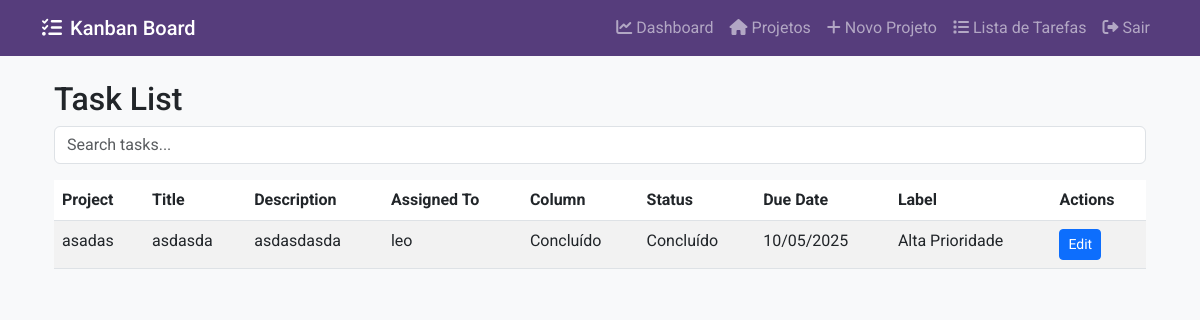
Page /tasks/ (signed in) on the earlier database version.
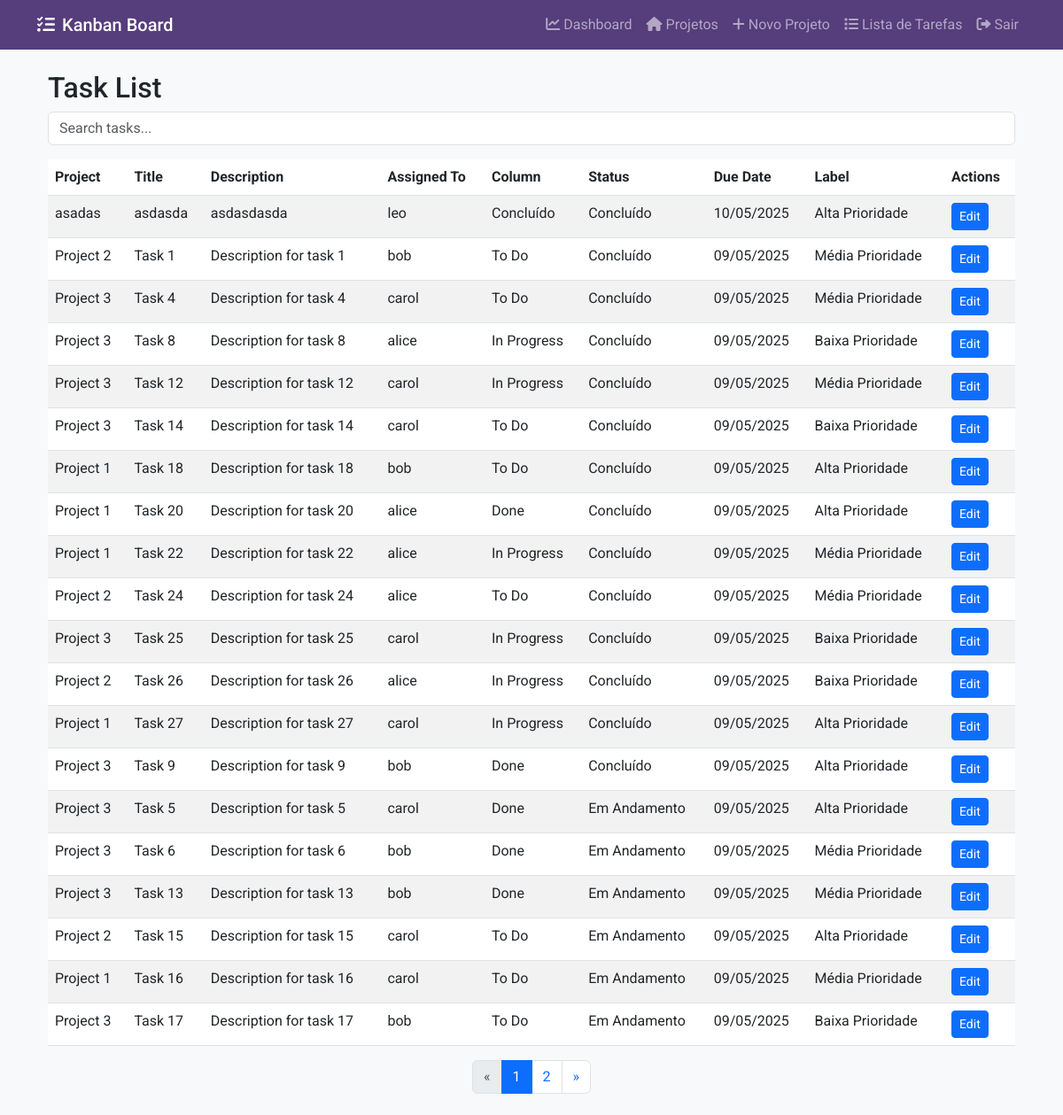
Same page on the later database version.
### boards/models.py (models this page shows, shortened)
class Task(models.Model):
    LABEL_CHOICES = [
        ('low', 'Baixa Prioridade'),
        ('medium', 'Média Prioridade'),
        ('high', 'Alta Prioridade'),
    ]
    STATUS_CHOICES = [
        ('todo', 'A Fazer'),
        ('in_progress', 'Em Andamento'),
        ('done', 'Concluído'),
    ]
    title = models.CharField(max_length=200)
    description = models.TextField(blank=True)
    column = models.ForeignKey(Column, on_delete=models.CASCADE, related_name='tasks')
    created_by = models.ForeignKey(User, on_delete=models.CASCADE, related_name='created_tasks')
    assigned_to = models.ForeignKey(User, on_delete=models.SET_NULL, null=True, blank=True, related_name='assigned_tasks')
    due_date = models.DateField(null=True, blank=True)
    created_at = models.DateTimeField(auto_now_add=True)
    order = models.PositiveIntegerField(default=0)
    label = models.CharField(max_length=10, choices=LABEL_CHOICES, default='medium')
    status = models.CharField(max_length=20, choices=STATUS_CHOICES, default='todo')
    class Meta:
        ordering = ['order', 'created_at']

class Column(models.Model):
    title = models.CharField(max_length=100)
    project = models.ForeignKey(Project, on_delete=models.CASCADE, related_name='columns')
    order = models.PositiveIntegerField(default=0)
    created_at = models.DateTimeField(auto_now_add=True)
    class Meta:
        ordering = ['order']

class Project(models.Model):
    title = models.CharField(max_length=200)
    description = models.TextField(blank=True)
    created_at = models.DateTimeField(auto_now_add=True)
    owner = models.ForeignKey(User, on_delete=models.CASCADE, related_name='owned_projects')
    members = models.ManyToManyField(User, related_name='member_projects')
    class Meta:
        ordering = ['-created_at']
    def __str__(self):
        return self.title

### boards/views.py (the view, shortened to what this page needs)
# urls.py: path('tasks/', views.TaskListView.as_view(), name='task-list'),
class TaskListView(LoginRequiredMixin, ListView):
    model = Task
    template_name = 'kanban/task_list.html'
    context_object_name = 'tasks'
    paginate_by = 20
    def get_queryset(self):
        queryset = super().get_queryset()
        query = self.request.GET.get('q')
        return queryset.order_by('status', 'order', 'created_at')

### templates/kanban/task_list.html (shortened to what this page needs)
{% extends 'base.html' %}
{% load static %}
{% block content %}
<div class="container mt-4">
    <h2>Task List</h2>
    <form method="get" class="mb-3">
        <input type="text" name="q" value="{{ request.GET.q }}" placeholder="Search tasks..." class="form-control" />
    </form>
    <table class="table table-striped table-hover">
        <thead>
            <tr>
                <th>Project</th>
                <th>Title</th>
                <th>Description</th>
                <th>Assigned To</th>
                <th>Column</th>
                <th>Status</th>
                <th>Due Date</th>
                <th>Label</th>
                <th>Actions</th>
            </tr>
        </thead>
        <tbody>
            {% for task in tasks %}
            <tr>
                <td>{{ task.column.project }}</td>
                <td>{{ task.title }}</td>
                <td>{{ task.description|truncatewords:10 }}</td>
                <td>{% if task.assigned_to %}{{ task.assigned_to.username }}{% endif %}</td>
                <td>{{ task.column.title }}</td>
                <td>{{ task.get_status_display }}</td>
                <td>{{ task.due_date|date:"d/m/Y" }}</td>
                <td>{{ task.get_label_display }}</td>
                <td>
                    <a href="{% url 'task-edit' task.pk %}" class="btn btn-sm btn-primary">Edit</a>
                </td>
            </tr>
            {% empty %}
            <tr>
                <td colspan="8" class="text-center">No tasks found.</td>
            </tr>
            {% endfor %}
        </tbody>
    </table>
    {% if is_paginated %}
    <nav aria-label="Page navigation">
        <ul class="pagination justify-content-center">
            {% if page_obj.has_previous %}
            <li class="page-item">
                <a class="page-link" href="?q={{ request.GET.q }}&page={{ page_obj.previous_page_number }}" aria-label="Previous">
                    <span aria-hidden="true">&laquo;</span>
                </a>
            </li>
            {% else %}
            <li class="page-item disabled">
                <span class="page-link">&laquo;</span>
            </li>
            {% endif %}
            {% for num in paginator.page_range %}
            {% if page_obj.number == num %}
            <li class="page-item active"><span class="page-link">{{ num }}</span></li>
            {% else %}
            <li class="page-item"><a class="page-link" href="?q={{ request.GET.q }}&page={{ num }}">{{ num }}</a></li>
            {% endif %}
            {% endfor %}
            {% if page_obj.has_next %}
            <li class="page-item">
                <a class="page-link" href="?q={{ request.GET.q }}&page={{ page_obj.next_page_number }}" aria-label="Next">
                    <span aria-hidden="true">&raquo;</span>
                </a>
            </li>
            {% else %}
            <li class="page-item disabled">
                <span class="page-link">&raquo;</span>
            </li>
            {% endif %}
        </ul>
    </nav>
    {% endif %}
</div>
{% endblock %}

Differences in the rows shown:
added Task: column.project "Project 2", title "Task 1", description "Description for task 1", assigned_to.username "bob", column "To Do", status "Concluído", due_date "09/05/2025", label "Média Prioridade"
added Task: column.project "Project 3", title "Task 4", description "Description for task 4", assigned_to.username "carol", column "To Do", status "Concluído", due_date "09/05/2025", label "Média Prioridade"
added Task: column.project "Project 3", title "Task 8", description "Description for task 8", assigned_to.username "alice", column "In Progress", status "Concluído", due_date "09/05/2025", label "Baixa Prioridade"
added Task: column.project "Project 3", title "Task 12", description "Description for task 12", assigned_to.username "carol", column "In Progress", status "Concluído", due_date "09/05/2025", label "Média Prioridade"
added Task: column.project "Project 3", title "Task 14", description "Description for task 14", assigned_to.username "carol", column "To Do", status "Concluído", due_date "09/05/2025", label "Baixa Prioridade"
added Task: column.project "Project 1", title "Task 18", description "Description for task 18", assigned_to.username "bob", column "To Do", status "Concluído", due_date "09/05/2025", label "Alta Prioridade"
added Task: column.project "Project 1", title "Task 20", description "Description for task 20", assigned_to.username "alice", column "Done", status "Concluído", due_date "09/05/2025", label "Alta Prioridade"
added Task: column.project "Project 1", title "Task 22", description "Description for task 22", assigned_to.username "alice", column "In Progress", status "Concluído", due_date "09/05/2025", label "Média Prioridade"
added Task: column.project "Project 2", title "Task 24", description "Description for task 24", assigned_to.username "alice", column "To Do", status "Concluído", due_date "09/05/2025", label "Média Prioridade"
added Task: column.project "Project 3", title "Task 25", description "Description for task 25", assigned_to.username "carol", column "In Progress", status "Concluído", due_date "09/05/2025", label "Baixa Prioridade"
added Task: column.project "Project 2", title "Task 26", description "Description for task 26", assigned_to.username "alice", column "In Progress", status "Concluído", due_date "09/05/2025", label "Baixa Prioridade"
added Task: column.project "Project 1", title "Task 27", description "Description for task 27", assigned_to.username "carol", column "In Progress", status "Concluído", due_date "09/05/2025", label "Alta Prioridade"
added Task: column.project "Project 3", title "Task 9", description "Description for task 9", assigned_to.username "bob", column "Done", status "Concluído", due_date "09/05/2025", label "Alta Prioridade"
added Task: column.project "Project 3", title "Task 5", description "Description for task 5", assigned_to.username "carol", column "Done", status "Em Andamento", due_date "09/05/2025", label "Alta Prioridade"
added Task: column.project "Project 3", title "Task 6", description "Description for task 6", assigned_to.username "bob", column "Done", status "Em Andamento", due_date "09/05/2025", label "Média Prioridade"
added Task: column.project "Project 3", title "Task 13", description "Description for task 13", assigned_to.username "bob", column "Done", status "Em Andamento", due_date "09/05/2025", label "Média Prioridade"
added Task: column.project "Project 2", title "Task 15", description "Description for task 15", assigned_to.username "carol", column "To Do", status "Em Andamento", due_date "09/05/2025", label "Alta Prioridade"
added Task: column.project "Project 1", title "Task 16", description "Description for task 16", assigned_to.username "carol", column "To Do", status "Em Andamento", due_date "09/05/2025", label "Média Prioridade"
added Task: column.project "Project 3", title "Task 17", description "Description for task 17", assigned_to.username "bob", column "To Do", status "Em Andamento", due_date "09/05/2025", label "Baixa Prioridade"
Other differences:
new list line: "1"
new list line: "2"
